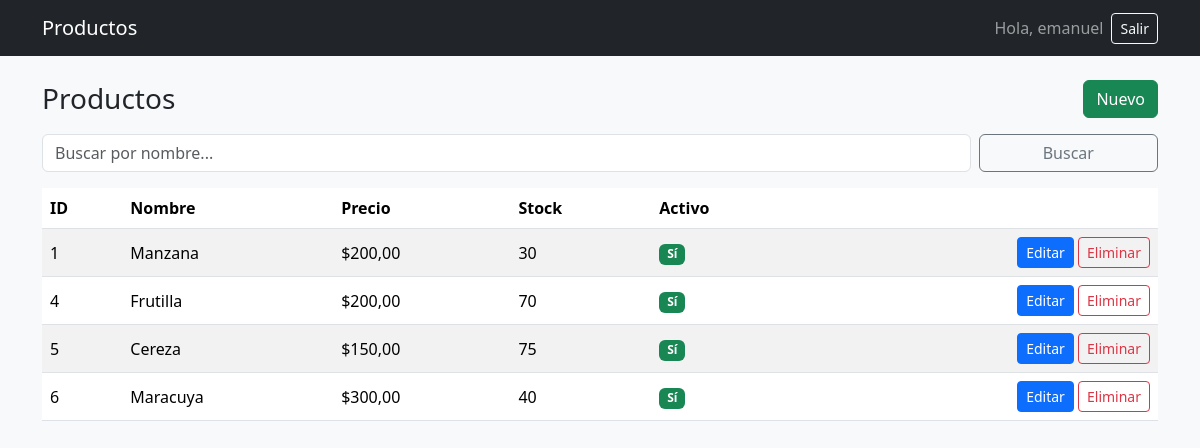
The app's page / (signed in), older data.
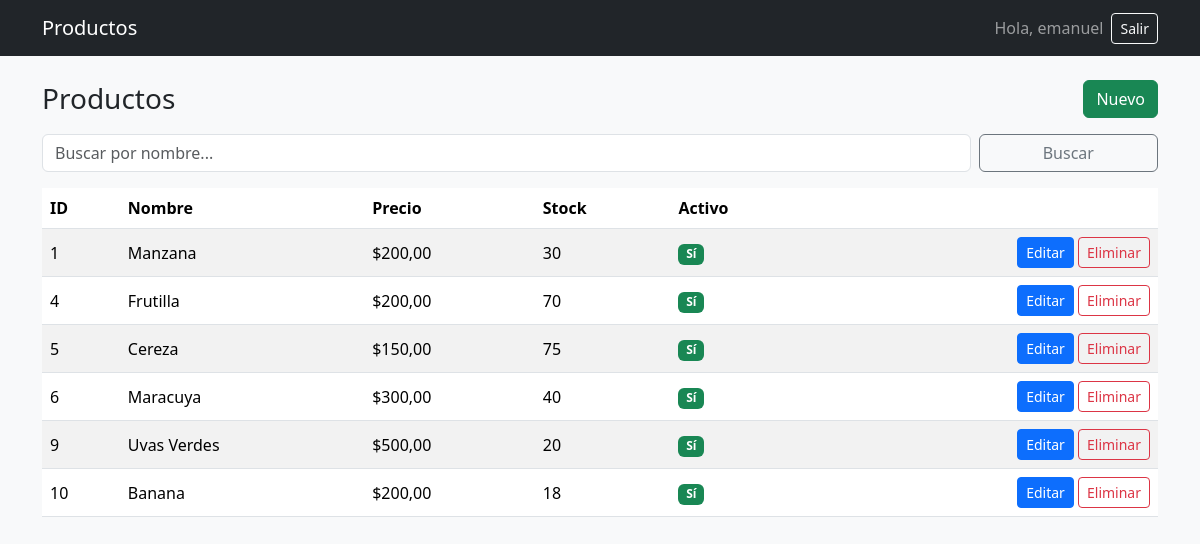
The same page, newer data.
### inventario/models.py (models this page shows, shortened)
class Producto(models.Model):
    nombre = models.CharField(max_length=120)
    descripcion = models.TextField(blank=True)
    precio = models.DecimalField(max_digits=12, decimal_places=2, default=0)
    stock = models.IntegerField(default=0)
    activo = models.BooleanField(default=True)
    creado = models.DateTimeField(auto_now_add=True)
    class Meta:
        ordering = ['-creado']

### inventario/views.py (the view)
# urls.py: path('', inv.producto_list, name='producto_list'),
@login_required
def producto_list(request):
    q = request.GET.get('q','').strip()
    productos = Producto.objects.all().order_by('id') #agregue el orden del id
    if q:
        productos = productos.filter(nombre__icontains=q)
    return render(request, 'producto_list.html', {'productos': productos, 'q': q})

### core/templates/producto_list.html (shortened to what this page needs)
{% extends "base.html" %}
{% block content %}
<div class="d-flex justify-content-between align-items-center mb-3">
  <h3 class="mb-0">Productos</h3>
  <a class="btn btn-success" href="{% url 'producto_create' %}">Nuevo</a>
</div>
<form class="row g-2 mb-3" method="get">
  <div class="col-sm-10">
    <input class="form-control" type="search" name="q" value="{{ q }}" placeholder="Buscar por nombre...">
  </div>
  <div class="col-sm-2 d-grid">
    <button class="btn btn-outline-secondary" type="submit">Buscar</button>
  </div>
</form>
<div class="table-responsive">
<table class="table table-striped table-hover align-middle">
  <thead>
    <tr>
      <th>ID</th><th>Nombre</th><th>Precio</th><th>Stock</th><th>Activo</th><th></th>
    </tr>
  </thead>
  <tbody>
    {% for p in productos %}
      <tr>
        <td>{{ p.id }}</td>
        <td>{{ p.nombre }}</td>
        <td>${{ p.precio }}</td>
        <td>{{ p.stock }}</td>
        <td>
          {% if p.activo %}
            <span class="badge bg-success">Sí</span>
          {% else %}
            <span class="badge bg-secondary">No</span>
          {% endif %}
        </td>
        <td class="text-end">
          <a class="btn btn-sm btn-primary" href="{% url 'producto_update' p.id %}">Editar</a>
          <a class="btn btn-sm btn-outline-danger" href="{% url 'producto_delete' p.id %}">Eliminar</a>
        </td>
      </tr>
    {% empty %}
      <tr><td colspan="6" class="text-center text-muted">Sin registros</td></tr>
    {% endfor %}
  </tbody>
</table>
</div>
{% endblock %}

### core/templates/base.html (shortened to what this page needs)
<!DOCTYPE html>
<html lang="es">
<head>
  <link href="https://cdn.jsdelivr.net/npm/bootstrap@5.3.2/dist/css/bootstrap.min.css" rel="stylesheet">
</head>
<body class="bg-light">
<nav class="navbar navbar-expand-lg bg-dark navbar-dark mb-4">
  <div class="container">
    <a class="navbar-brand" href="{% url 'producto_list' %}">Productos</a>
    <div class="collapse navbar-collapse" id="navbarNav">
      <ul class="navbar-nav ms-auto align-items-center gap-2">
        {% if request.user.is_authenticated %}
          <li class="nav-item">
            <span class="navbar-text">Hola, {{ request.user.username }}</span>
          </li>
          <li class="nav-item">
            <form method="post" action="{% url 'logout' %}" class="m-0 d-inline">
              <button type="submit" class="btn btn-outline-light btn-sm">Salir</button>
            </form>
          </li>
        {% else %}
          <li class="nav-item">
            <a class="btn btn-outline-light btn-sm" href="{% url 'login' %}">Ingresar</a>
          </li>
        {% endif %}
      </ul>
    </div>
  </div>
</nav>
<main class="container">
  {% block content %}{% endblock %}
</main>
</body>
</html>

Row changes from the older to the newer data that the page shows:
added Producto: id "9", nombre "Uvas Verdes", precio "500,00", stock "20", activo "Sí"
added Producto: id "10", nombre "Banana", precio "200,00", stock "18", activo "Sí"
